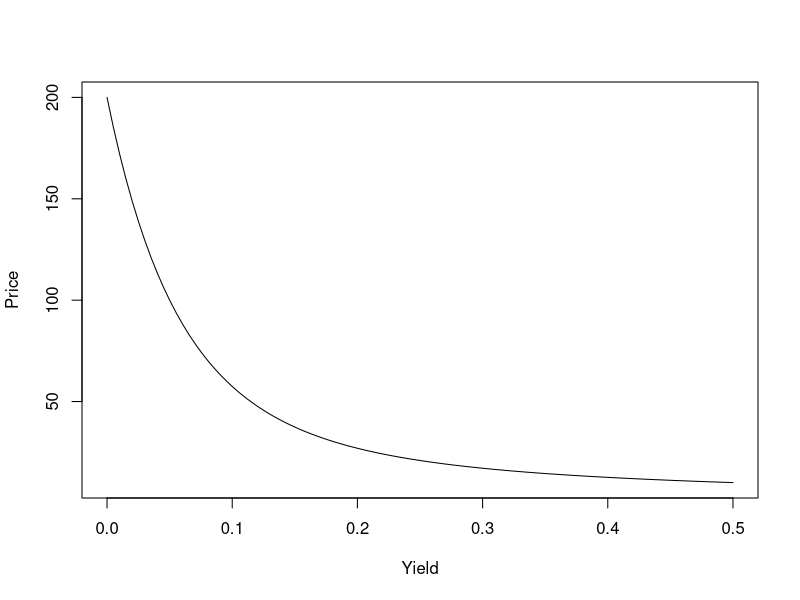

Write the R code that produced this figure.
## ---- chunk 1
knitr::opts_chunk$set(echo = TRUE)
## ---- chunk 2
yield_seq = seq(0,0.5, length=100)

get_price = function(yield){
c = 5
M=100
n=20

price = 0
for (i in 1:n){
  price = price + c/(1+yield)^i
}
price = price + M/(1+yield)^n
return(price)
}

prices = sapply(yield_seq, get_price)
plot(prices~yield_seq, type = "l", ylab = "Price", xlab = "Yield")
